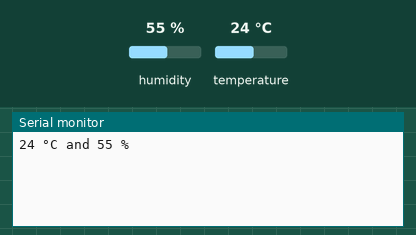
Bench run of a sketch on a simulated Arduino Uno, built with avr-gcc and run on an emulated ATmega328P. On the bench: the last lines printed to the serial monitor. The test bench sets the inputs (shaded band); at power-on: humidity 55 %, temperature 24 °C.

Above: at 1.3 s.
1.4 s: humidity set to 22 %
2.9 s: temperature set to 12 °C
At 4.1 s:
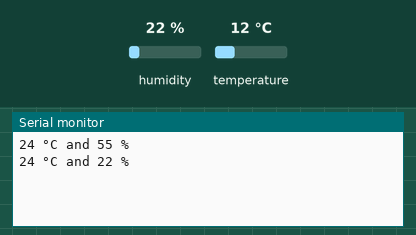
4.4 s: humidity set to 40 %
At 6.4 s:
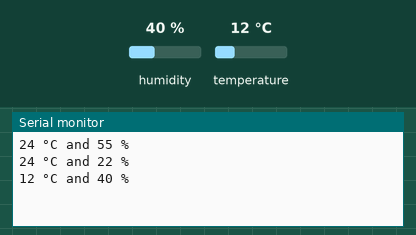
Timing chart, 0 to 7.9 s (numbered marks = the images above; inputs shaded):
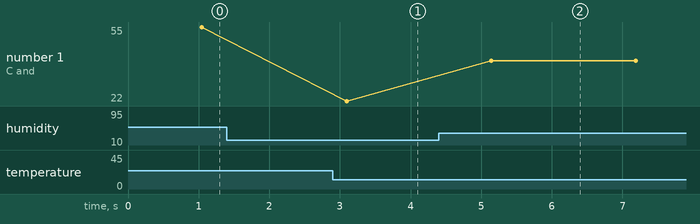

The sketch:

dht11_sensor_intro.ino
```cpp
#include <DHT11.h>

DHT11 dht11(2);

int temperature;
int humidity;

void setup() {
  Serial.begin(9600);
}

void loop() {
  temperature = dht11.readTemperature();
  humidity = dht11.readHumidity();
  Serial.print(temperature);
  Serial.print(" °C");
  Serial.print(" and ");
  Serial.print(humidity);
  Serial.println(" %");

  delay(1000);
}
```

Measured:
- after the input at 4.4 s, the serial monitor: prints a new line after 0.74 s (image 2)
- plotted number 1: 22 → 40 after the input at 4.4 s
